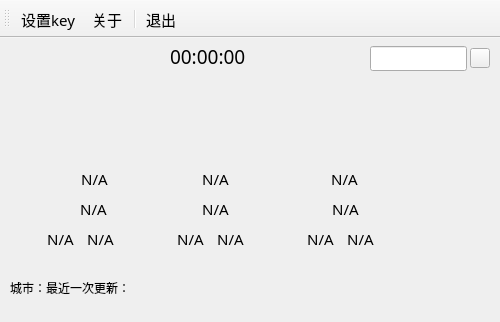
<?xml version="1.0" encoding="UTF-8"?>
<ui version="4.0">
 <class>MainWindow</class>
 <widget class="QMainWindow" name="MainWindow">
  <property name="geometry">
   <rect>
    <x>0</x>
    <y>0</y>
    <width>500</width>
    <height>322</height>
   </rect>
  </property>
  <property name="font">
   <font>
    <family>楷体</family>
   </font>
  </property>
  <property name="windowTitle">
   <string>MainWindow</string>
  </property>
  <widget class="QWidget" name="centralwidget">
   <widget class="QLineEdit" name="lineEdit_area">
    <property name="geometry">
     <rect>
      <x>370</x>
      <y>8</y>
      <width>97</width>
      <height>25</height>
     </rect>
    </property>
    <property name="styleSheet">
     <string notr="true"/>
    </property>
    <property name="text">
     <string/>
    </property>
   </widget>
   <widget class="QLabel" name="city_lable">
    <property name="geometry">
     <rect>
      <x>10</x>
      <y>240</y>
      <width>231</width>
      <height>20</height>
     </rect>
    </property>
    <property name="font">
     <font>
      <family>华文新魏</family>
      <pointsize>9</pointsize>
     </font>
    </property>
    <property name="text">
     <string>城市：最近一次更新：</string>
    </property>
   </widget>
   <widget class="QLabel" name="datatime_label">
    <property name="geometry">
     <rect>
      <x>170</x>
      <y>10</y>
      <width>81</width>
      <height>16</height>
     </rect>
    </property>
    <property name="font">
     <font>
      <family>楷体</family>
      <pointsize>14</pointsize>
     </font>
    </property>
    <property name="text">
     <string>00:00:00</string>
    </property>
   </widget>
   <widget class="QLabel" name="ico_label_0">
    <property name="geometry">
     <rect>
      <x>50</x>
      <y>60</y>
      <width>90</width>
      <height>90</height>
     </rect>
    </property>
    <property name="styleSheet">
     <string notr="true">image: url(:/pics/3d_180/99.png);</string>
    </property>
    <property name="text">
     <string/>
    </property>
   </widget>
   <widget class="QLabel" name="ico_label_1">
    <property name="geometry">
     <rect>
      <x>170</x>
      <y>60</y>
      <width>90</width>
      <height>90</height>
     </rect>
    </property>
    <property name="styleSheet">
     <string notr="true">image: url(:/pics/3d_180/99.png);</string>
    </property>
    <property name="text">
     <string/>
    </property>
   </widget>
   <widget class="QLabel" name="ico_label_2">
    <property name="geometry">
     <rect>
      <x>300</x>
      <y>60</y>
      <width>90</width>
      <height>90</height>
     </rect>
    </property>
    <property name="styleSheet">
     <string notr="true">image: url(:/pics/3d_180/99.png);</string>
    </property>
    <property name="text">
     <string/>
    </property>
   </widget>
   <widget class="QLabel" name="day_label_0">
    <property name="geometry">
     <rect>
      <x>54</x>
      <y>130</y>
      <width>81</width>
      <height>21</height>
     </rect>
    </property>
    <property name="font">
     <font>
      <family>楷体</family>
      <pointsize>11</pointsize>
     </font>
    </property>
    <property name="text">
     <string>N/A</string>
    </property>
    <property name="alignment">
     <set>Qt::AlignCenter</set>
    </property>
   </widget>
   <widget class="QLabel" name="day_label_1">
    <property name="geometry">
     <rect>
      <x>175</x>
      <y>130</y>
      <width>81</width>
      <height>21</height>
     </rect>
    </property>
    <property name="font">
     <font>
      <family>楷体</family>
      <pointsize>11</pointsize>
     </font>
    </property>
    <property name="text">
     <string>N/A</string>
    </property>
    <property name="alignment">
     <set>Qt::AlignCenter</set>
    </property>
   </widget>
   <widget class="QLabel" name="day_label_2">
    <property name="geometry">
     <rect>
      <x>304</x>
      <y>130</y>
      <width>81</width>
      <height>21</height>
     </rect>
    </property>
    <property name="font">
     <font>
      <family>楷体</family>
      <pointsize>11</pointsize>
     </font>
    </property>
    <property name="text">
     <string>N/A</string>
    </property>
    <property name="alignment">
     <set>Qt::AlignCenter</set>
    </property>
   </widget>
   <widget class="QLabel" name="hum_label_0">
    <property name="geometry">
     <rect>
      <x>80</x>
      <y>190</y>
      <width>41</width>
      <height>21</height>
     </rect>
    </property>
    <property name="font">
     <font>
      <family>楷体</family>
      <pointsize>11</pointsize>
     </font>
    </property>
    <property name="text">
     <string>N/A</string>
    </property>
    <property name="alignment">
     <set>Qt::AlignCenter</set>
    </property>
   </widget>
   <widget class="QLabel" name="hum_label_1">
    <property name="geometry">
     <rect>
      <x>170</x>
      <y>190</y>
      <width>41</width>
      <height>21</height>
     </rect>
    </property>
    <property name="font">
     <font>
      <family>楷体</family>
      <pointsize>11</pointsize>
     </font>
    </property>
    <property name="text">
     <string>N/A</string>
    </property>
    <property name="alignment">
     <set>Qt::AlignCenter</set>
    </property>
   </widget>
   <widget class="QLabel" name="hum_label_2">
    <property name="geometry">
     <rect>
      <x>300</x>
      <y>190</y>
      <width>41</width>
      <height>21</height>
     </rect>
    </property>
    <property name="font">
     <font>
      <family>楷体</family>
      <pointsize>11</pointsize>
     </font>
    </property>
    <property name="text">
     <string>N/A</string>
    </property>
    <property name="alignment">
     <set>Qt::AlignCenter</set>
    </property>
   </widget>
   <widget class="QLabel" name="wind_label_0">
    <property name="geometry">
     <rect>
      <x>40</x>
      <y>190</y>
      <width>41</width>
      <height>21</height>
     </rect>
    </property>
    <property name="font">
     <font>
      <family>楷体</family>
      <pointsize>11</pointsize>
     </font>
    </property>
    <property name="text">
     <string>N/A</string>
    </property>
    <property name="alignment">
     <set>Qt::AlignCenter</set>
    </property>
   </widget>
   <widget class="QLabel" name="wind_label_1">
    <property name="geometry">
     <rect>
      <x>210</x>
      <y>190</y>
      <width>41</width>
      <height>21</height>
     </rect>
    </property>
    <property name="font">
     <font>
      <family>楷体</family>
      <pointsize>11</pointsize>
     </font>
    </property>
    <property name="text">
     <string>N/A</string>
    </property>
    <property name="alignment">
     <set>Qt::AlignCenter</set>
    </property>
   </widget>
   <widget class="QLabel" name="wind_label_2">
    <property name="geometry">
     <rect>
      <x>340</x>
      <y>190</y>
      <width>41</width>
      <height>21</height>
     </rect>
    </property>
    <property name="font">
     <font>
      <family>楷体</family>
      <pointsize>11</pointsize>
     </font>
    </property>
    <property name="text">
     <string>N/A</string>
    </property>
    <property name="alignment">
     <set>Qt::AlignCenter</set>
    </property>
   </widget>
   <widget class="QLabel" name="temp_label_0">
    <property name="geometry">
     <rect>
      <x>58</x>
      <y>160</y>
      <width>71</width>
      <height>21</height>
     </rect>
    </property>
    <property name="font">
     <font>
      <family>楷体</family>
      <pointsize>11</pointsize>
     </font>
    </property>
    <property name="text">
     <string>N/A</string>
    </property>
    <property name="alignment">
     <set>Qt::AlignCenter</set>
    </property>
   </widget>
   <widget class="QLabel" name="temp_label_1">
    <property name="geometry">
     <rect>
      <x>180</x>
      <y>160</y>
      <width>71</width>
      <height>21</height>
     </rect>
    </property>
    <property name="font">
     <font>
      <family>楷体</family>
      <pointsize>11</pointsize>
     </font>
    </property>
    <property name="text">
     <string>N/A</string>
    </property>
    <property name="alignment">
     <set>Qt::AlignCenter</set>
    </property>
   </widget>
   <widget class="QLabel" name="temp_label_2">
    <property name="geometry">
     <rect>
      <x>310</x>
      <y>160</y>
      <width>71</width>
      <height>21</height>
     </rect>
    </property>
    <property name="font">
     <font>
      <family>楷体</family>
      <pointsize>11</pointsize>
     </font>
    </property>
    <property name="text">
     <string>N/A</string>
    </property>
    <property name="alignment">
     <set>Qt::AlignCenter</set>
    </property>
   </widget>
   <widget class="QPushButton" name="save_city_pushButton">
    <property name="geometry">
     <rect>
      <x>470</x>
      <y>10</y>
      <width>20</width>
      <height>20</height>
     </rect>
    </property>
    <property name="styleSheet">
     <string notr="true">border-image: url(:/bar_ico/bar_ico/site.png);</string>
    </property>
    <property name="text">
     <string/>
    </property>
   </widget>
   <zorder>ico_label_0</zorder>
   <zorder>lineEdit_area</zorder>
   <zorder>city_lable</zorder>
   <zorder>datatime_label</zorder>
   <zorder>ico_label_1</zorder>
   <zorder>ico_label_2</zorder>
   <zorder>day_label_0</zorder>
   <zorder>day_label_1</zorder>
   <zorder>day_label_2</zorder>
   <zorder>hum_label_0</zorder>
   <zorder>hum_label_1</zorder>
   <zorder>hum_label_2</zorder>
   <zorder>wind_label_0</zorder>
   <zorder>wind_label_1</zorder>
   <zorder>wind_label_2</zorder>
   <zorder>temp_label_0</zorder>
   <zorder>temp_label_1</zorder>
   <zorder>temp_label_2</zorder>
   <zorder>save_city_pushButton</zorder>
  </widget>
  <widget class="QToolBar" name="toolBar">
   <property name="enabled">
    <bool>true</bool>
   </property>
   <property name="font">
    <font>
     <family>幼圆</family>
     <pointsize>11</pointsize>
     <weight>50</weight>
     <bold>false</bold>
    </font>
   </property>
   <property name="mouseTracking">
    <bool>false</bool>
   </property>
   <property name="tabletTracking">
    <bool>false</bool>
   </property>
   <property name="acceptDrops">
    <bool>true</bool>
   </property>
   <property name="windowTitle">
    <string>toolBar</string>
   </property>
   <property name="toolTip">
    <string/>
   </property>
   <property name="layoutDirection">
    <enum>Qt::LeftToRight</enum>
   </property>
   <property name="autoFillBackground">
    <bool>true</bool>
   </property>
   <property name="inputMethodHints">
    <set>Qt::ImhNone</set>
   </property>
   <property name="movable">
    <bool>true</bool>
   </property>
   <property name="allowedAreas">
    <set>Qt::AllToolBarAreas</set>
   </property>
   <property name="orientation">
    <enum>Qt::Horizontal</enum>
   </property>
   <property name="toolButtonStyle">
    <enum>Qt::ToolButtonTextUnderIcon</enum>
   </property>
   <property name="floatable">
    <bool>true</bool>
   </property>
   <attribute name="toolBarArea">
    <enum>TopToolBarArea</enum>
   </attribute>
   <attribute name="toolBarBreak">
    <bool>false</bool>
   </attribute>
   <addaction name="set_key_action"/>
   <addaction name="about_action"/>
   <addaction name="separator"/>
   <addaction name="exit_action"/>
  </widget>
  <action name="set_key_action">
   <property name="icon">
    <iconset resource="pic.qrc">
     <normaloff>:/bar_ico/bar_ico/set_key.png</normaloff>:/bar_ico/bar_ico/set_key.png</iconset>
   </property>
   <property name="text">
    <string>设置key</string>
   </property>
   <property name="toolTip">
    <string>设置key</string>
   </property>
  </action>
  <action name="exit_action">
   <property name="icon">
    <iconset resource="pic.qrc">
     <normaloff>:/bar_ico/bar_ico/exit.png</normaloff>:/bar_ico/bar_ico/exit.png</iconset>
   </property>
   <property name="text">
    <string>退出</string>
   </property>
   <property name="toolTip">
    <string>退出</string>
   </property>
  </action>
  <action name="about_action">
   <property name="icon">
    <iconset resource="pic.qrc">
     <normaloff>:/bar_ico/bar_ico/about.png</normaloff>:/bar_ico/bar_ico/about.png</iconset>
   </property>
   <property name="text">
    <string>关于</string>
   </property>
   <property name="toolTip">
    <string>关于</string>
   </property>
  </action>
 </widget>
 <resources>
  <include location="pic.qrc"/>
 </resources>
 <connections>
  <connection>
   <sender>save_city_pushButton</sender>
   <signal>clicked()</signal>
   <receiver>MainWindow</receiver>
   <slot>get_slot()</slot>
   <hints>
    <hint type="sourcelabel">
     <x>478</x>
     <y>74</y>
    </hint>
    <hint type="destinationlabel">
     <x>480</x>
     <y>91</y>
    </hint>
   </hints>
  </connection>
 </connections>
 <slots>
  <slot>about_slot()</slot>
  <slot>get_slot()</slot>
  <slot>set_key_slot()</slot>
  <slot>save_city()</slot>
 </slots>
</ui>
